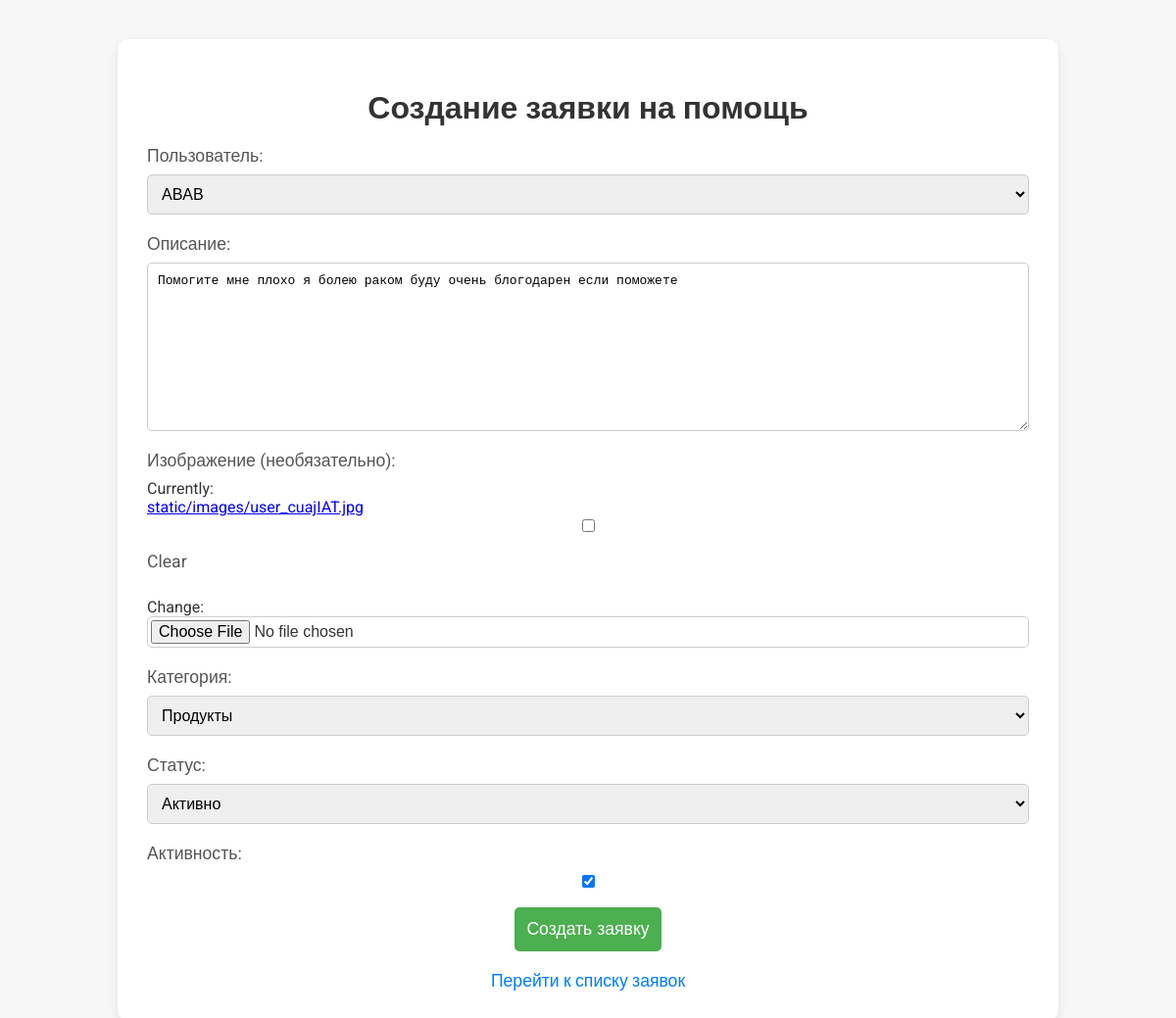
/applyhelps/3/update/, run on the app's committed database.
### volunteer/models.py (models this page shows, shortened)
class ApplyHelp(models.Model):
    CHOICE_STATUSHELP=(
        ("активно", "Активно"),
        ("завершино", "Завершино"),
        ("впроцессе", "Впроцессе"),
    )
    user = models.ForeignKey(CustomUser, on_delete=models.CASCADE)
    description = models.TextField()
    image = models.ImageField(upload_to="static/images", null=True, blank=True)
    add_time = models.DateTimeField(auto_now=True)
    category = models.ForeignKey(Category, on_delete=models.CASCADE)
    status = models.CharField(max_length=50, choices=CHOICE_STATUSHELP)
    is_active = models.BooleanField(default=True)

### volunteer/views.py (the view)
# urls.py: path('applyhelps/<int:pk>/update/', ApplyHelpUpdateView.as_view(), name='applyhelp_update'),
class ApplyHelpUpdateView(UpdateView):
    model = ApplyHelp
    template_name = 'applyhelp_form.html'
    fields = ['user', 'description', 'image', 'category', 'status', 'is_active']
    success_url = reverse_lazy('applyhelp_list')

### volunteer/models.py (called while the page is built)
    def __str__(self):
        return self.category_name

### templates/applyhelp_form.html (shortened to what this page needs)
<!DOCTYPE html>
<html lang="ru">
<head>
</head>
<body>
    <div class="container">
        <h1>Создание заявки на помощь</h1>
        <form method="post" enctype="multipart/form-data">
            <label for="id_user">Пользователь:</label>
            {{ form.user }}
            <label for="id_description">Описание:</label>
            {{ form.description }}
            <label for="id_image">Изображение (необязательно):</label>
            {{ form.image }}
            <label for="id_category">Категория:</label>
            {{ form.category }}
            <label for="id_status">Статус:</label>
            {{ form.status }}
            <label for="id_is_active">Активность:</label>
            {{ form.is_active }}
            <div class="form-footer">
                <button type="submit">Создать заявку</button>
            </div>
        </form>
        <div class="form-footer">
            <a href="{% url 'help_list' %}">Перейти к списку заявок</a>
        </div>
    </div>
</body>
</html>

### templates/applyhelp_form.html (style rules this page uses)
body { font-family: 'Roboto', sans-serif; background-color: #f7f7f7; margin: 0; padding: 0; color: #333; }
.container { width: 100%; max-width: 900px; margin: 40px auto; background-color: #fff; padding: 30px; border-radius: 10px; box-shadow: 0 4px 10px rgba(0, 0, 0, 0.1); }
h1 { text-align: center; font-size: 2em; color: #333; margin-bottom: 20px; }
form { display: flex; flex-direction: column; }
label { font-size: 1.1em; margin-bottom: 8px; color: #555; }
input, select, textarea { font-size: 1em; padding: 10px; margin-bottom: 20px; border: 1px solid #ccc; border-radius: 5px; }
input[type="file"] { padding: 3px; }
button { background-color: #4CAF50; color: white; padding: 12px; border: none; border-radius: 5px; font-size: 1.1em; cursor: pointer; transition: background-color 0.3s; }
.form-footer { display: flex; justify-content: center; }
.form-footer a { color: #007bff; text-decoration: none; font-size: 1.1em; margin-top: 20px; }

### data on the page
ApplyHelp: user "ABAB", description "Помогите мне плохо я болею раком буду очень блогодарен если поможете", category "Продукты", status "Активно", is_active "☑"
